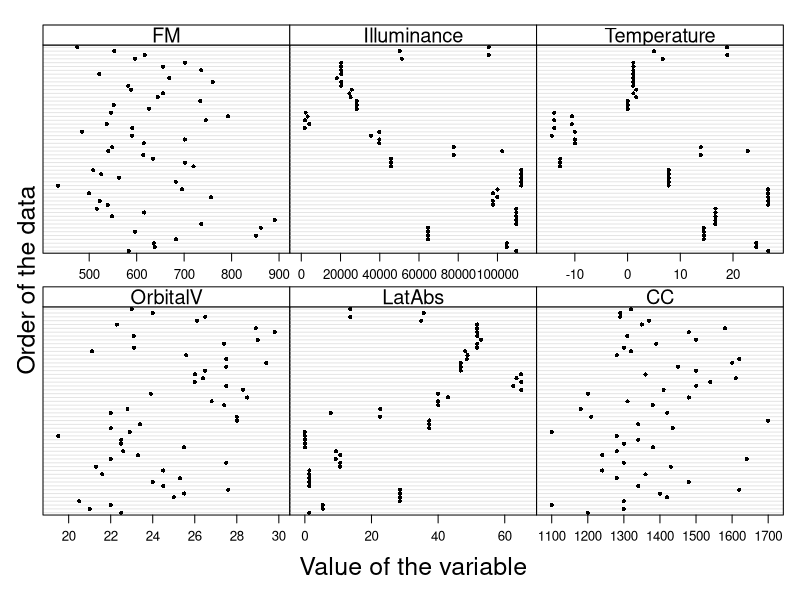

R code for this plot:
setwd("//media//kswada//MyFiles//R//hvs")

packages <- c("dplyr", "lattice")
purrr::walk(packages, library, character.only = TRUE, warn.conflicts = FALSE)



# ------------------------------------------------------------------------------
# data:  HVS
# ------------------------------------------------------------------------------
HVS <- read.table(file = "HVS.txt", header = TRUE, dec=".")


str(HVS)

names(HVS)


# ----------
# The variable names are long, we will rename some of them
# We also define categorical variables as factors, to avoid mistakes.
HVS$OrbitalV    <- HVS$MeanOrbitalVolume
HVS$fPopulation <- factor(HVS$Population)
HVS$LatAbs      <- HVS$AbsoluteLatitude
HVS$CC          <- HVS$CranialCapacity
HVS$FM          <- HVS$FMarea_intercondyle
HVS$Illuminance <- HVS$Minimum_Illuminance
HVS$Temperature <- HVS$Minimum_Temperature_celsius
HVS$fGender     <- factor(HVS$Gender)



# ------------------------------------------------------------------------------
# Missing values
# ------------------------------------------------------------------------------

# There is one missing value
colSums(is.na(HVS))


# we remove it
# The function na.exvlude removes all rows that contain a missing value.
HVS2 <- na.exclude(HVS)



# ------------------------------------------------------------------------------
# Obaservations considerable smaller or larger than the majority:  multi-panel Cleveland dotplots
# ------------------------------------------------------------------------------

Mydotplot <- function(DataSelected){
  
  P <- dotplot(as.matrix(as.matrix(DataSelected)),
               groups=FALSE,
               strip = strip.custom(bg = 'white',
                                    par.strip.text = list(cex = 1.2)),
               scales = list(x = list(relation = "free", draw = TRUE),
                             y = list(relation = "free", draw = FALSE)),
               col=1, cex  = 0.5, pch = 16,
               xlab = list(label = "Value of the variable", cex = 1.5),
               ylab = list(label = "Order of the data", cex = 1.5))
  
  print(P)  
}


MyVar <- c("OrbitalV", "LatAbs", "CC", "FM", "Illuminance", "Temperature")

Mydotplot(HVS2[, MyVar])


# -->
# These graphs indicate that there are no observations of notable smaller or larger values.
# hence there are no obvious outliers in the data.
